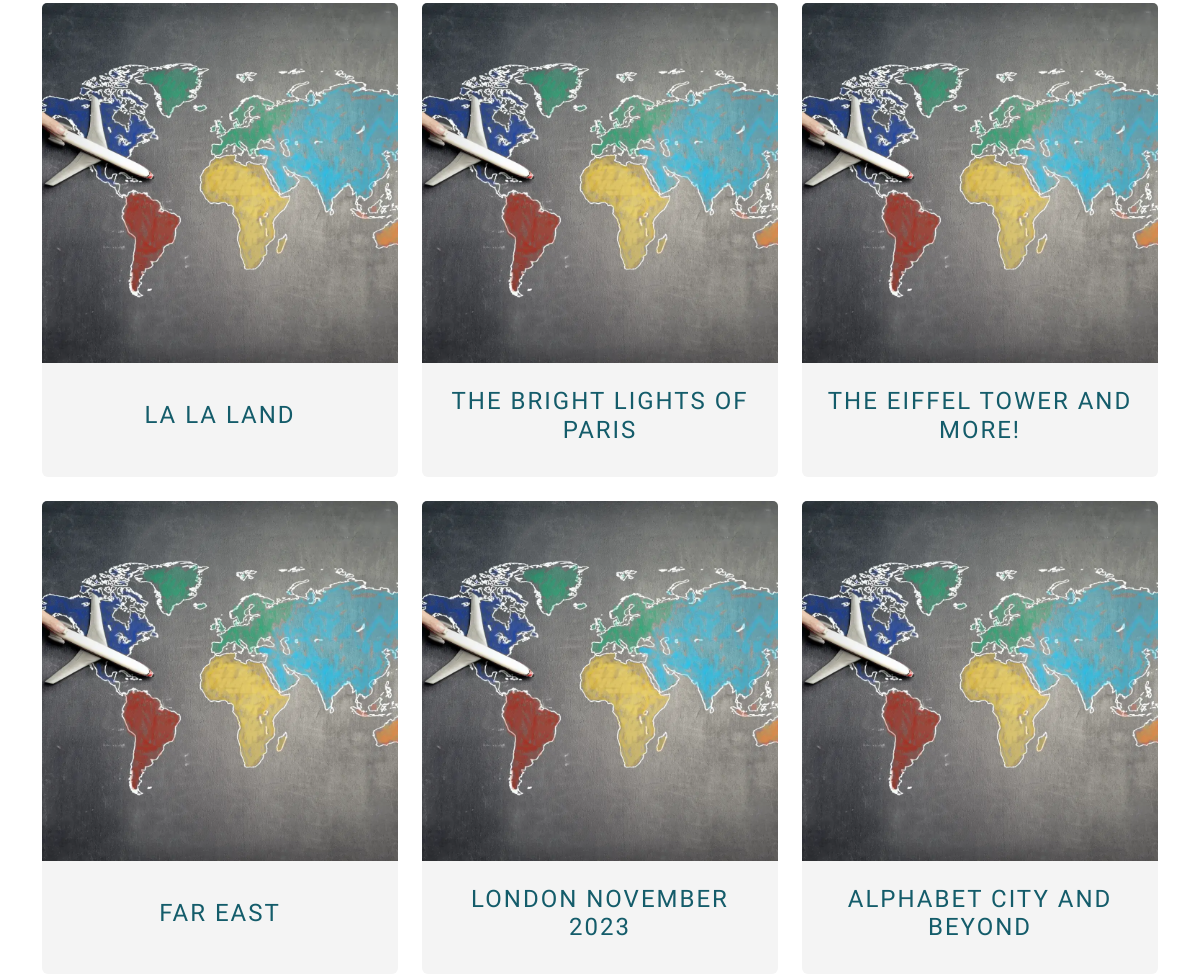
Before: /trips/trip_list (signed in, middle part) with the older database file.
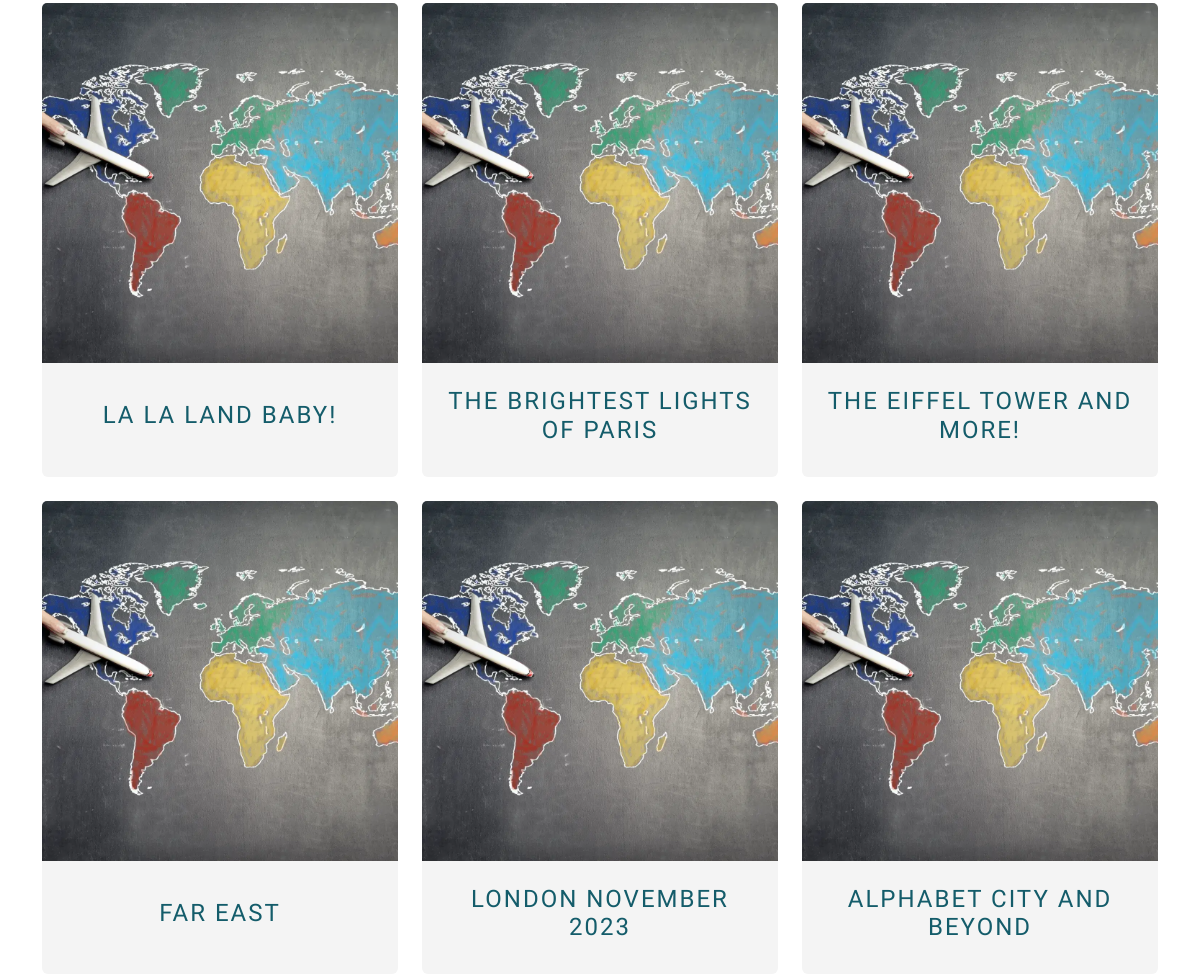
After: the same page with the newer database file.
### trips/models.py (models this page shows, shortened)
class Trip(models.Model):
    profile = models.ForeignKey(
        Profile, on_delete=models.CASCADE, related_name="trips"
    )
    location = models.ForeignKey(
        Location, on_delete=models.CASCADE, related_name="trips"
    )
    title = models.CharField(max_length=30, unique=True)
    slug = models.SlugField(max_length=30)
    description = models.TextField(blank=True)
    trip_image = CloudinaryField(
        "image",
        default="placeholder",
        transformation={
            "width": "1500",
            "height": "1000",
            "crop": "fill",
            "gravity": "auto",
            "fetch_format": "auto",
            "quality": "auto",
            "dpr": "auto",
            "responsive": True,
        },
        folder="/images/trips",
        format="webp",
    )
    start_date = models.DateField(blank=True, null=True)
    end_date = models.DateField(blank=True, null=True)
    created_on = models.DateTimeField(auto_now_add=True)
    is_complete = models.BooleanField(default=False)
    places = models.ManyToManyField(
        Place, related_name="trip_place", blank=True
    )
    class Meta:
        ordering = ["-start_date"]

### trips/views.py (the view)
# urls.py: path("trip_list", TripListView.as_view(), name="trip_list"),
class TripListView(LoginRequiredMixin, ListView):
    model = Trip
    context_object_name = "trip_list"
    def get_queryset(self):
        return Trip.objects.filter(profile=self.request.user.profile).order_by(
            "-created_on"
        )

### locations/models.py (called while the page is built)
    def __str__(self):
        return self.city

### trips/templates/trips/trip_list.html (shortened to what this page needs)
{% extends "base.html" %}
{% block content %}
{% load static %}
{% if request.user.profile.screen_name %}
  <section id="trip-list" class="mb-5">
    <div class="container">
      {% if trip_list.count > 0 %}
        <div class="row">
          {% for trip in trip_list %}
            <div class="col-md-4 gy-4">
              <div class="image-clickable card border-0 bg-secondary text-center h-100">
                {% if 'placeholder' in trip.trip_image.url %}
                  <img src="{% static 'images/placeholders/trip-placeholder-globe-in-hand.webp' %}"
                      alt="Small globe held in the palm of a hand with mountains in the
                      background"
                      class="card-img-top img-fluid img-size-consistent">
                {% else %}
                  <img src="{{trip.trip_image.url}}"
                      alt="User uploaded image of {{trip.location}}"
                      class="card-img-top img-fluid img-size-consistent">
                {% endif %}
                <div class="card-body d-flex flex-column justify-content-center">
                  <h4 class="m-0 py-2">{{ trip.title }}</h4>
                </div>
              </div>
            </div>
            {% if forloop.counter|divisibleby:3 %}
        </div>
        <div class="row">
            {% endif %}
          {% endfor %}
        </div>
      {% endif %}
    </div>
  </section>
{% endif %}
{% endblock %}

Changed rows visible on the page:
changed Trip: title "LA LA LAND" → "LA LA LAND BABY!"
changed Trip: title "THE BRIGHT LIGHTS OF PARIS" → "THE BRIGHTEST LIGHTS OF PARIS"
